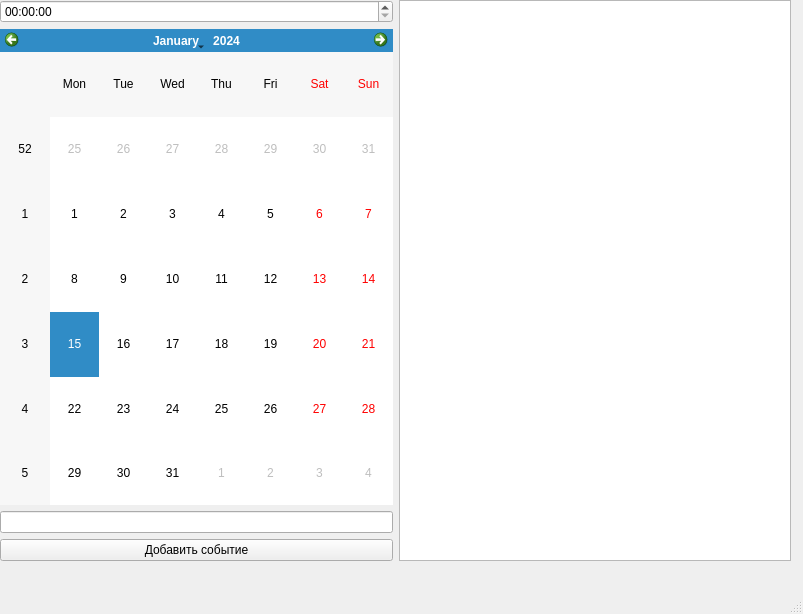
<?xml version="1.0" encoding="UTF-8"?>
<ui version="4.0">
 <class>MainWindow</class>
 <widget class="QMainWindow" name="MainWindow">
  <property name="geometry">
   <rect>
    <x>0</x>
    <y>0</y>
    <width>803</width>
    <height>614</height>
   </rect>
  </property>
  <property name="windowTitle">
   <string>MainWindow</string>
  </property>
  <widget class="QWidget" name="centralwidget">
   <widget class="QWidget" name="">
    <property name="geometry">
     <rect>
      <x>0</x>
      <y>0</y>
      <width>791</width>
      <height>561</height>
     </rect>
    </property>
    <layout class="QHBoxLayout" name="horizontalLayout">
     <item>
      <layout class="QVBoxLayout" name="verticalLayout">
       <item>
        <widget class="QTimeEdit" name="timeEdit"/>
       </item>
       <item>
        <widget class="QCalendarWidget" name="calendarWidget"/>
       </item>
       <item>
        <widget class="QLineEdit" name="lineEdit"/>
       </item>
       <item>
        <widget class="QPushButton" name="pushButton">
         <property name="text">
          <string>Добавить событие</string>
         </property>
        </widget>
       </item>
      </layout>
     </item>
     <item>
      <widget class="QListWidget" name="listWidget"/>
     </item>
    </layout>
   </widget>
  </widget>
  <widget class="QMenuBar" name="menubar">
   <property name="geometry">
    <rect>
     <x>0</x>
     <y>0</y>
     <width>803</width>
     <height>22</height>
    </rect>
   </property>
  </widget>
  <widget class="QStatusBar" name="statusbar"/>
 </widget>
 <resources/>
 <connections/>
</ui>
